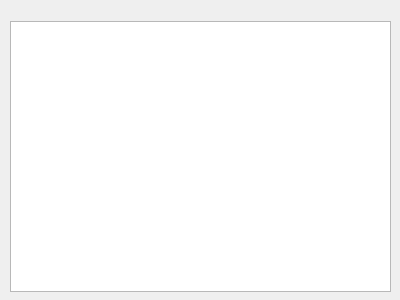
<?xml version="1.0" encoding="UTF-8"?>
<ui version="4.0">
 <class>logs_form</class>
 <widget class="QWidget" name="logs_form">
  <property name="geometry">
   <rect>
    <x>0</x>
    <y>0</y>
    <width>400</width>
    <height>300</height>
   </rect>
  </property>
  <property name="windowTitle">
   <string>Logs</string>
  </property>
  <widget class="QTextBrowser" name="logs_browser">
   <property name="geometry">
    <rect>
     <x>10</x>
     <y>21</y>
     <width>381</width>
     <height>271</height>
    </rect>
   </property>
  </widget>
 </widget>
 <resources/>
 <connections/>
</ui>
